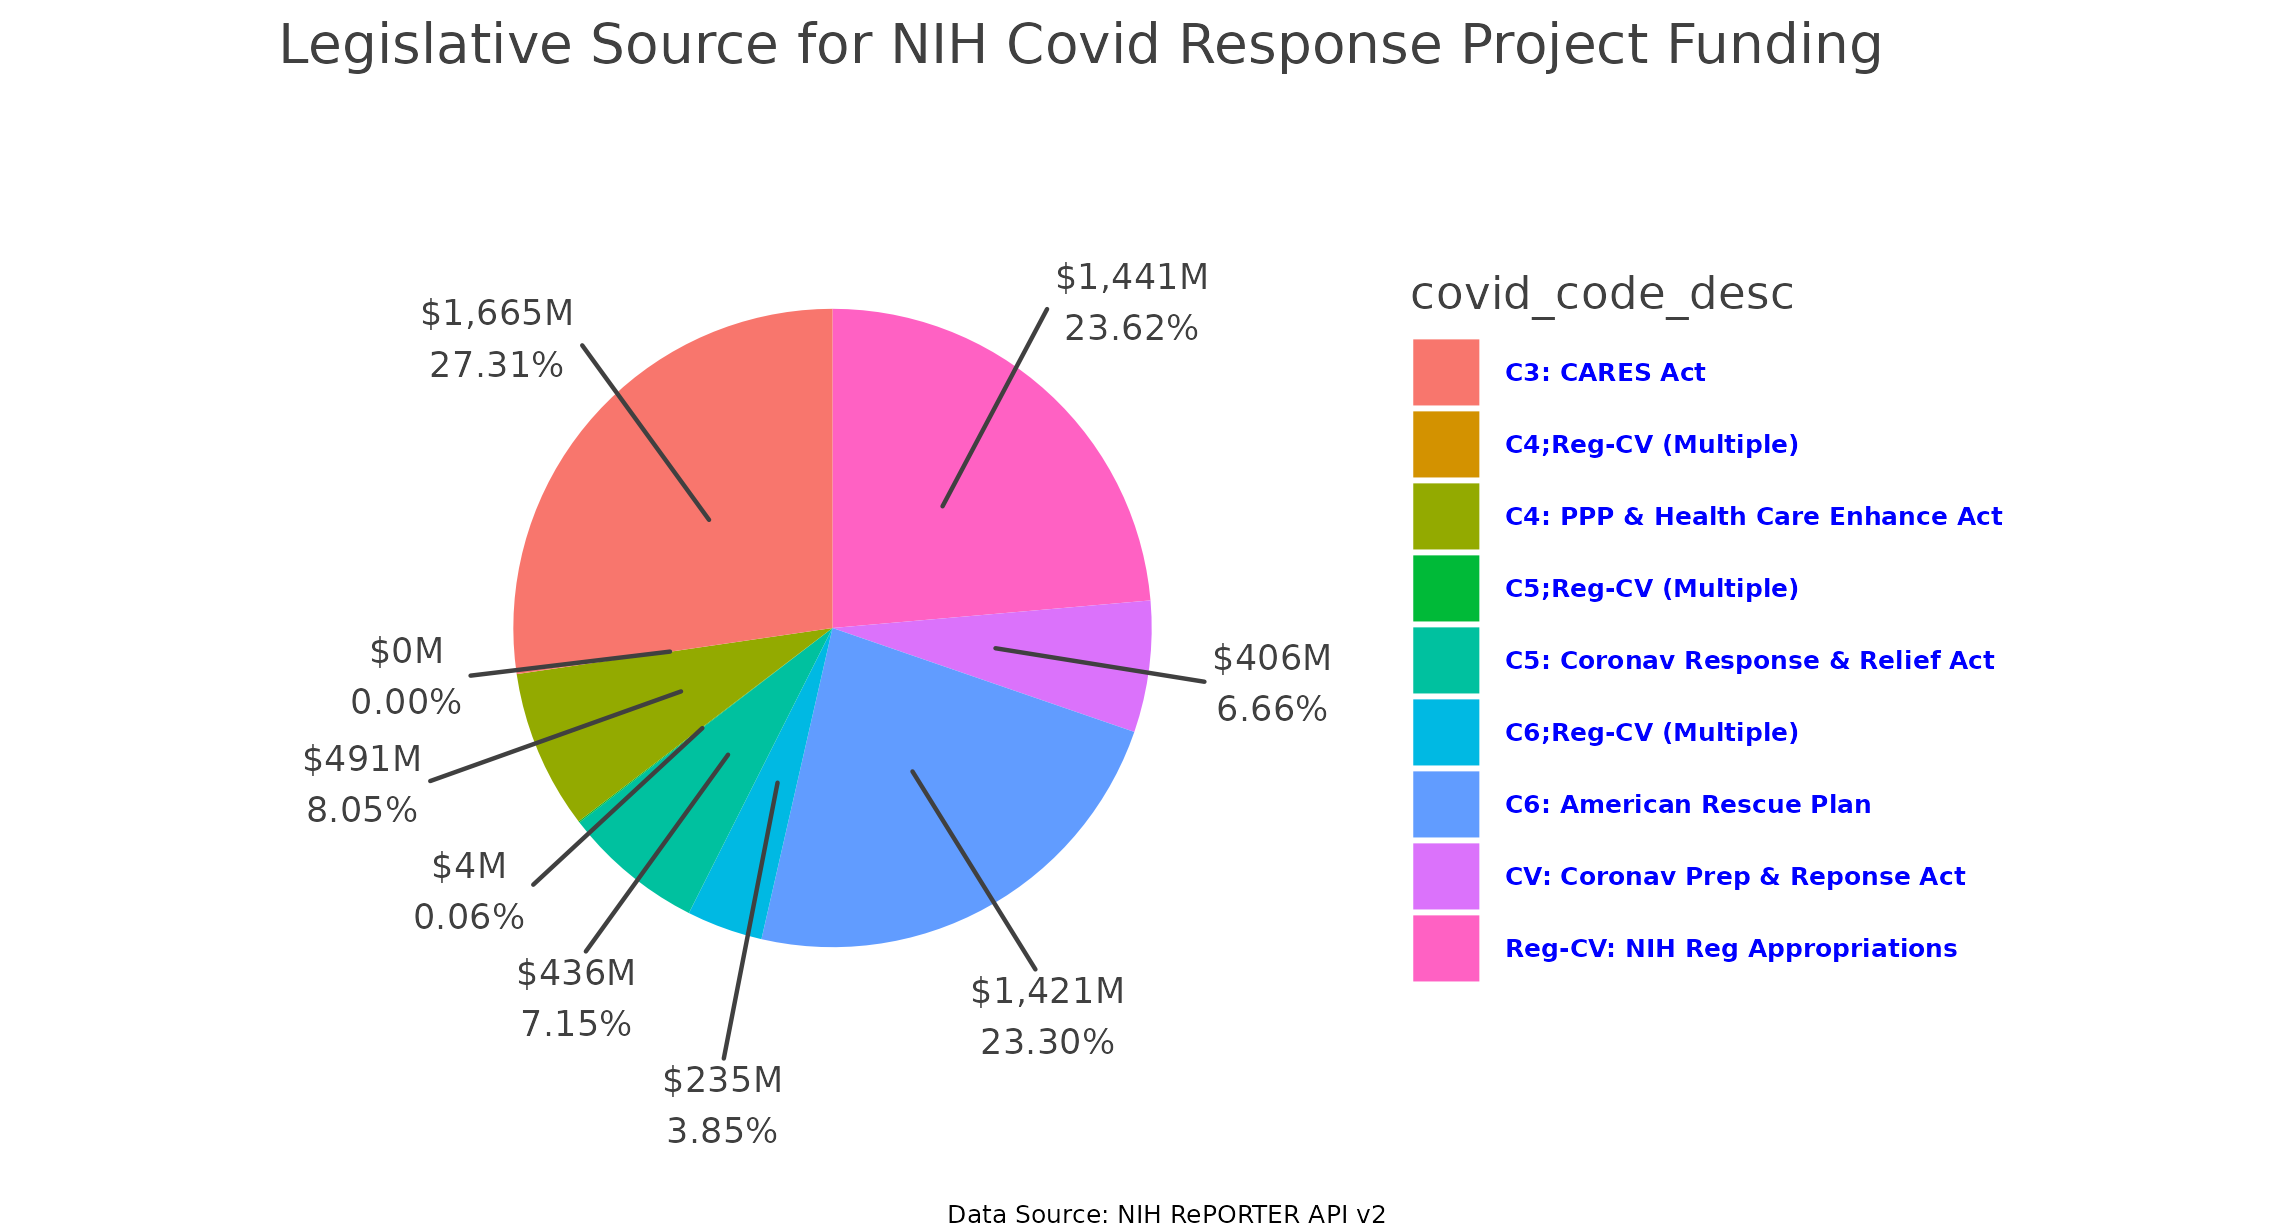

Write the R code that produced this figure.
# Generate plots for vignette in advance to reduce run-time during CRAN system checks

library(tibble)
library(repoRter.nih)
library(ggplot2)
library(ggrepel)
library(dplyr)
library(scales)
library(tufte)

data("covid_response_codes")
data("nih_fields")

cov_req <- make_req(criteria =
                      list(covid_response = c("All")),
                    include_fields = nih_fields %>%
                      filter(payload_name %in% c("award_amount_range", "covid_response"))
                    %>% pull(include_name))

cov_res <- get_nih_data(cov_req,
                        flatten_result = TRUE)

if (class(cov_res)[1] == "tbl_df") {
  p <- cov_res %>%
    left_join(covid_response_codes, by = "covid_response") %>%
    mutate(covid_code_desc = case_when(!is.na(fund_src) ~ paste0(covid_response, ": ", fund_src),
                                       TRUE ~ paste0(covid_response, " (Multiple)"))) %>%
    group_by(covid_code_desc) %>%
    summarise(total_awards = sum(award_amount) / 1e6) %>%
    ungroup() %>%
    arrange(desc(covid_code_desc)) %>%
    mutate(prop = total_awards / sum(total_awards),
           csum = cumsum(prop),
           ypos = csum - prop/2 ) %>%
    ggplot(aes(x = "", y = prop, fill = covid_code_desc)) +
    geom_bar(stat="identity") +
    geom_text_repel(aes(label =
                          paste0(dollar(total_awards,
                                        accuracy = 1,
                                        suffix = "M"),
                                 "\n", percent(prop, accuracy = .01)),
                        y = ypos),
                    show.legend = FALSE,
                    nudge_x = .8,
                    size = 3, color = "grey25") +
    coord_polar(theta ="y") +
    theme_void() +
    theme(legend.position = "right",
          legend.title = element_text(colour = "grey25"),
          legend.text = element_text(colour="blue", size=6, 
                                     face="bold"),
          plot.title = element_text(color = "grey25"),
          plot.caption = element_text(size = 6)) +
    labs(caption = "Data Source: NIH RePORTER API v2") +
    ggtitle("Legislative Source for NIH Covid Response Project Funding")
}
detach("package:repoRter.nih", unload = TRUE)

# if (class(p)[1] == "gg") {
#   p
# }

ggsave("covid_plot.png", p)
saveRDS(cov_res, "cov_res.RDS")
